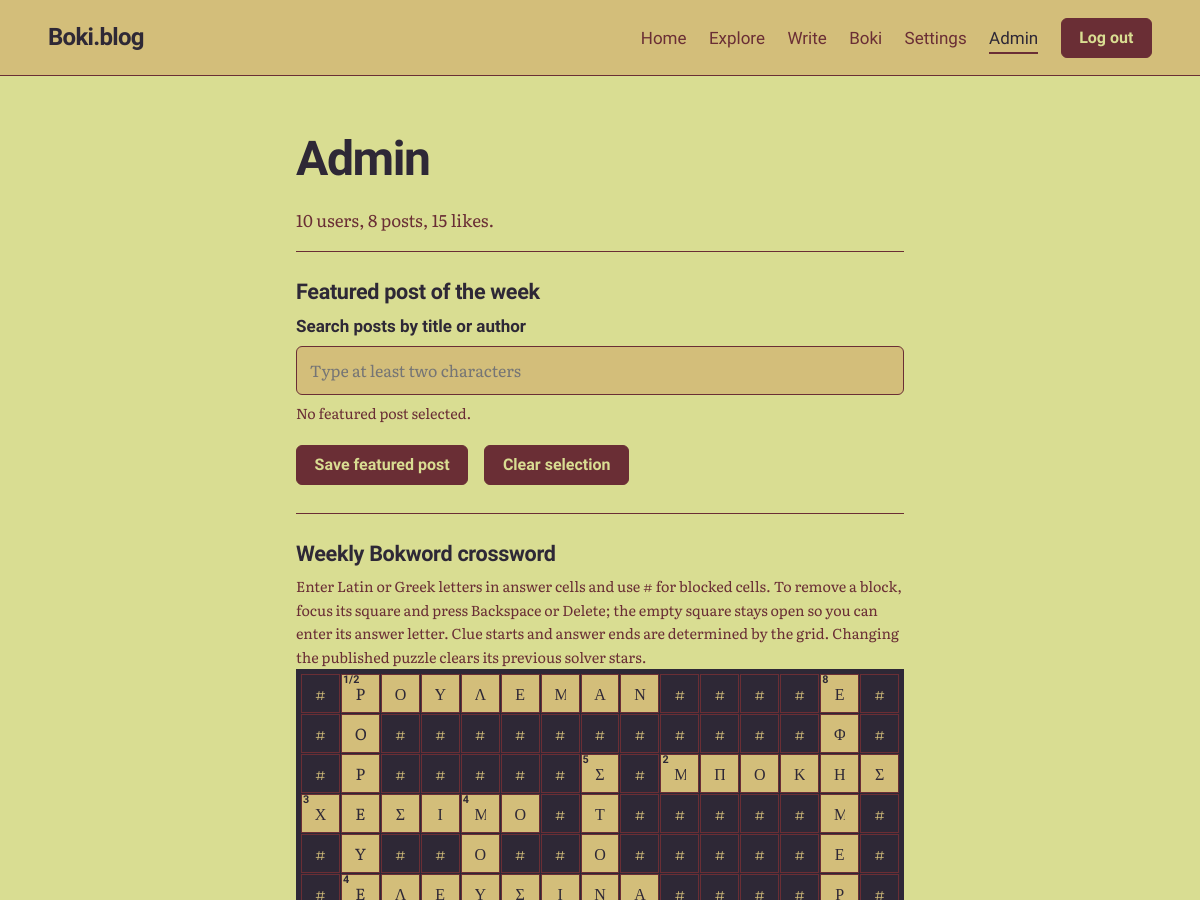
Page /admin (signed in, upper part) on the earlier database version.
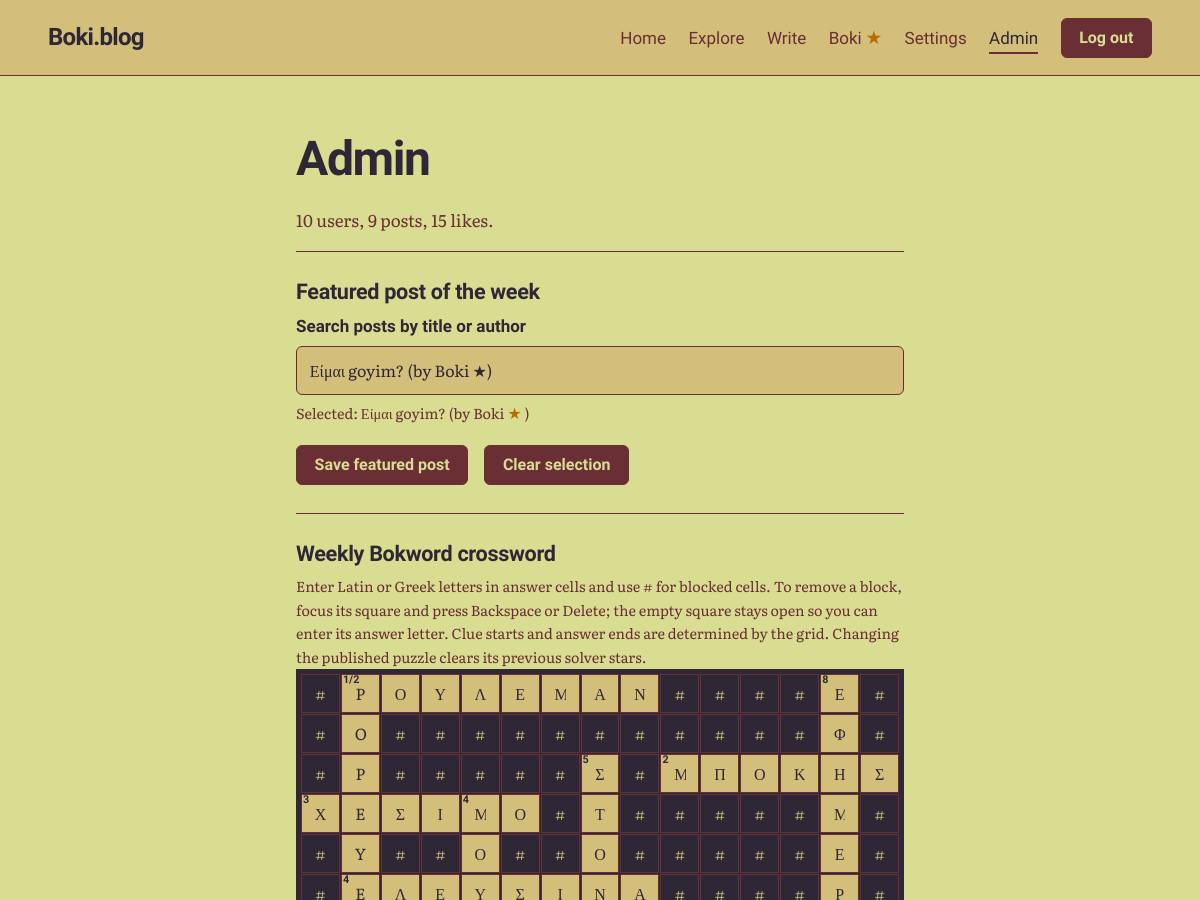
Same page on the later database version.
### tables this page shows
CREATE TABLE users (
    id            INTEGER PRIMARY KEY,
    username      TEXT NOT NULL UNIQUE COLLATE NOCASE,
    password_hash TEXT NOT NULL,
    is_admin      INTEGER NOT NULL DEFAULT 0,
    created_at    TEXT NOT NULL DEFAULT (datetime('now')),
    bio           TEXT NOT NULL DEFAULT '',
    avatar        TEXT,
    profile_bg    TEXT NOT NULL DEFAULT '#D9DD92',
    profile_text  TEXT NOT NULL DEFAULT '#2E2836'
, avatar_position_x INTEGER NOT NULL DEFAULT 50, avatar_position_y INTEGER NOT NULL DEFAULT 50, bokword_victories INTEGER NOT NULL DEFAULT 0, boknections_victories INTEGER NOT NULL DEFAULT 0);

CREATE TABLE posts (
    id         INTEGER PRIMARY KEY,
    user_id    INTEGER NOT NULL REFERENCES users(id) ON DELETE CASCADE,
    title      TEXT NOT NULL,
    body       TEXT NOT NULL,
    created_at TEXT NOT NULL DEFAULT (datetime('now')),
    updated_at TEXT,
    image      TEXT,
    text_color TEXT NOT NULL DEFAULT '#2E2836',
    title_color TEXT NOT NULL DEFAULT '#2E2836',
    background_color TEXT NOT NULL DEFAULT '#D9DD92'
, accent_color TEXT NOT NULL DEFAULT '#6A2E35', surface_color TEXT NOT NULL DEFAULT '#D3BE7A', button_text_color TEXT NOT NULL DEFAULT '#D9DD92');

### app.py (the view)
@app.get("/admin")
@admin_required
def admin():
    featured_id = get_setting("featured_post_id")
    featured_post = None
    if featured_id and featured_id.isdigit():
        featured_post = db().execute(
            """SELECT p.id, p.title, u.username,
                      EXISTS(
                        SELECT 1 FROM crossword_completions c
                        JOIN crossword_state s ON s.id = 1
                        WHERE c.user_id = u.id AND c.puzzle_version = s.version
                      ) AS crossword_star
               FROM posts p
               JOIN users u ON u.id = p.user_id
               WHERE p.id = ?""", (featured_id,)
        ).fetchone()
    stats = {
        "users": db().execute("SELECT COUNT(*) FROM users").fetchone()[0],
        "posts": db().execute("SELECT COUNT(*) FROM posts").fetchone()[0],
        "likes": db().execute("SELECT COUNT(*) FROM likes").fetchone()[0],
    }
    crossword = get_crossword()
    crossword_rows = []
    crossword_clues = {}
    if crossword:
        crossword_rows = [
            crossword["solution"][row * 15:(row + 1) * 15]
            for row in range(15)
        ]
        crossword_clues = crossword["clues"]
    return render_template("admin.html", stats=stats, featured_post=featured_post,
                           boknections_on=boknections_enabled(),
                           boknections_puzzle=get_boknections(),
                           crossword=crossword, crossword_rows=crossword_rows,
                           crossword_clues=crossword_clues)

### app.py (called while the page is built)
def db():
    if "db" not in g:
        g.db = sqlite3.connect(DB_PATH)
        g.db.row_factory = sqlite3.Row
        g.db.execute("PRAGMA foreign_keys = ON")
    return g.db

def get_setting(key):
    row = db().execute("SELECT value FROM settings WHERE key = ?", (key,)).fetchone()
    return row["value"] if row else None

def get_crossword():
    row = db().execute(
        "SELECT solution, clues, version, updated_at FROM crossword_state WHERE id = 1"
    ).fetchone()
    if row is None or row["solution"] == "#" * 225:
        return None
    return {
        "solution": row["solution"],
        "clues": json.loads(row["clues"]),
        "version": row["version"],
        "updated_at": row["updated_at"],
    }

def boknections_enabled():
    return get_setting("boknections_enabled") == "1"

def get_boknections():
    row = db().execute(
        "SELECT puzzle, version FROM boknections_state WHERE id = 1").fetchone()
    if row is None:
        return None
    data = json.loads(row["puzzle"])
    return {"categories": data["categories"], "wild": data["wild"],
            "version": row["version"]}

@app.context_processor
def inject_site():
    return {"site_name": app.config["SITE_NAME"]}

### templates/admin.html (shortened to what this page needs)
{% extends "base.html" %}
{% from "_macros.html" import user_name %}
{% block content %}
<div class="wrap page narrow">
  <h1 class="page-title">Admin</h1>
  <p class="muted">{{ stats.users }} users, {{ stats.posts }} posts, {{ stats.likes }} likes.</p>
  <section class="admin-block" aria-labelledby="feat-title">
    <h2 id="feat-title">Featured post of the week</h2>
    <form method="post" action="{{ url_for('admin_featured') }}" class="stack" data-admin-search-form>
      <div class="field-group">
        <label for="post-search">Search posts by title or author</label>
        <input id="post-search" type="search" autocomplete="off" maxlength="100"
               placeholder="Type at least two characters" data-admin-search
               data-search-url="{{ url_for('search_admin_posts') }}"
               value="{{ (featured_post.title ~ ' (by ' ~ featured_post.username ~ (' ★' if featured_post.crossword_star else '') ~ ')') if featured_post else '' }}"
               aria-controls="post-results" aria-describedby="post-search-help">
        <p class="help" id="post-search-help">
          {% if featured_post %}Selected: {{ featured_post.title }} (by {{ user_name(featured_post.username, featured_post.crossword_star) }})
          {% else %}No featured post selected.{% endif %}
        </p>
      </div>
      <div class="actions">
        <button class="button" type="submit">Save featured post</button>
        <button class="button secondary" type="button" data-clear-selection>Clear selection</button>
      </div>
    </form>
  </section>
  <section class="admin-block" id="crossword" aria-labelledby="crossword-title">
    <h2 id="crossword-title">Weekly Bokword crossword</h2>
    <p class="help">Enter Latin or Greek letters in answer cells and use # for blocked cells. To remove a block, focus its square and press Backspace or Delete; the empty square stays open so you can enter its answer letter. Clue starts and answer ends are determined by the grid. Changing the published puzzle clears its previous solver stars.</p>
    <form method="post" action="{{ url_for('admin_save_crossword') }}" class="stack" data-admin-crossword-form>
      <div class="admin-crossword-grid" role="group" aria-label="15 by 15 crossword solution editor" data-admin-crossword-grid>
        {% for row in range(15) %}
          {% for col in range(15) %}
            {% set value = crossword_rows[row][col] if crossword else '#' %}
            <div class="admin-crossword-square" data-admin-crossword-square="{{ row * 15 + col }}">
              <input class="admin-crossword-cell{% if value == '#' %} is-blocked{% endif %}"
                     type="text" maxlength="1" value="{{ value if value != '#' else '#' }}"
                     aria-label="Row {{ row + 1 }}, column {{ col + 1 }} (letter, blank open square, or # for blocked)"
                     data-admin-crossword-cell>
            </div>
          {% endfor %}
        {% endfor %}
      </div>
    </form>
  </section>
</div>
{% endblock %}

### templates/_macros.html (shortened to what this page needs)
{% macro user_name(username, crossword_star=false) %}
  {{ username }}{% if crossword_star %}<span class="achievement-star" role="img" aria-label="Solved the current Weekly Bokword" title="Solved the current Weekly Bokword">★</span>{% endif %}
{% endmacro %}

Differences in the rows shown:
changed users: username "Boki" → "Boki Boki"
now on this page (row edited): posts: title.username "Είμαι goyim? (by Boki ★)", title "Είμαι goyim?"
Other differences:
{{ stats.posts }}: "8" → "9"
text no longer shown: "No featured post selected."
text now shown: "★ ★ Selected: (by )"
